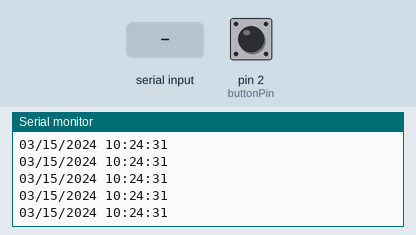
Simulated run of this sketch. Board: Arduino Uno, built with avr-gcc and run on an emulated ATmega328P. Parts: the last lines printed to the serial monitor. Inputs (shaded band) come from the test bench; at power-on: pin 2 (buttonPin) LOW. The local clock reads 2024-03-15 10:24:30 at power-on unless the sketch sets it.

Above: at 1.2 s.
1.3 s: pin 2 (buttonPin) pulled HIGH for 1 s
At 2.6 s:
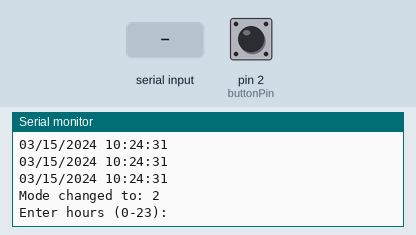
3.8 s: "90,45,200\n" received over Serial
At 5.13 s:
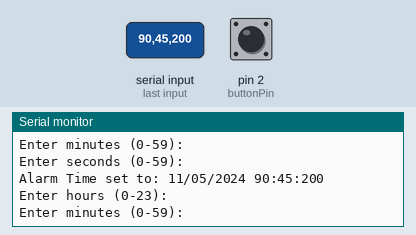
5.3 s: "30,150,10\n" received over Serial
At 7.3 s:
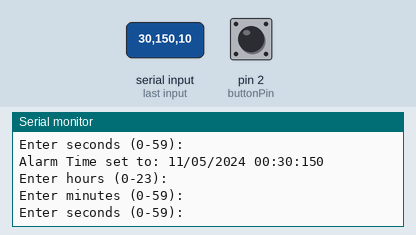

Measured:
- after the input at 1.3 s, the serial monitor: prints a new line after 0.30 s (image 1)
- after the input at 3.8 s, the serial monitor: prints a new line at once (image 2)
- after the input at 5.3 s, the serial monitor: prints a new line at once (image 3)

The sketch:

watch-ing.ino
```cpp
#include <RtcDS1302.h>

// 핀 연결 설정
// DS1302 CLK/SCLK --> 5
// DS1302 DAT/IO --> 4
// DS1302 RST/CE --> 2
// DS1302 VCC --> 3.3v - 5v
// DS1302 GND --> GND

// DS1302 객체 설정
ThreeWire myWire(9, 8, 10); // IO, SCLK, CE
RtcDS1302<ThreeWire> Rtc(myWire);

// 버튼 핀 설정
const int buttonPin = 2; // 버튼 핀 번호
int buttonState = 0;     // 버튼 상태
int lastButtonState = 0; // 이전 버튼 상태
unsigned long lastDebounceTime = 0; // 마지막 디바운스 시간
unsigned long debounceDelay = 200;  // 디바운스 시간 (200ms)

// 모드 변수
int mode = 1; // 1: 현재 시간, 2: 알람 설정, 3: 남은 시간

// 알람 시간 변수
RtcDateTime alarmTime(2024, 11, 5, 0, 0, 0); // 기본 알람 시간 (초기 값)
int alarmHour = 0;
int alarmMinute = 0;
int alarmSecond = 0;
bool alarmSet = false; // 알람 시간 설정 여부

void setup() {
    Serial.begin(9600);
    pinMode(buttonPin, INPUT);

    Rtc.Begin();

    // RTC 초기화 및 확인
    RtcDateTime compiled = RtcDateTime(__DATE__, __TIME__);
    if (!Rtc.IsDateTimeValid()) {
        Serial.println("RTC lost confidence in the DateTime!");
        Rtc.SetDateTime(compiled);
    }

    if (Rtc.GetIsWriteProtected()) {
        Serial.println("RTC was write protected, enabling writing now");
        Rtc.SetIsWriteProtected(false);
    }

    if (!Rtc.GetIsRunning()) {
        Serial.println("RTC was not actively running, starting now");
        Rtc.SetIsRunning(true);
    }
}

void loop() {
    // 버튼 상태 체크
    int reading = digitalRead(buttonPin);

    // 버튼 상태 변화 감지
    if (reading != lastButtonState) {
        lastDebounceTime = millis(); // 상태 변화가 있으면 시간을 기록
    }

    // 디바운스 시간 이후에만 버튼 상태 확인
    if ((millis() - lastDebounceTime) > debounceDelay) {
        if (reading != buttonState) {
            buttonState = reading;

            // 버튼이 눌렸을 때 (HIGH로 변할 때)
            if (buttonState == HIGH) {
                mode = (mode % 3) + 1; // 모드 변경
                Serial.print("Mode changed to: ");
                Serial.println(mode);
            }
        }
    }

    lastButtonState = reading;

    // 모드에 따른 동작
    switch (mode) {
        case 1:
            printCurrentTime();
            break;
        case 2:
            setAlarmTime();
            break;
        case 3:
            printTimeDifference();
            break;
    }
}

// 현재 시간 출력 함수
void printCurrentTime() {
    RtcDateTime now = Rtc.GetDateTime();
    printDateTime(now);
    Serial.println();
}

// 알람 시간 설정 함수 (초까지 입력 받음)
void setAlarmTime() {
    Serial.println("Enter hours (0-23):");
    while (Serial.available() == 0) {}  // 입력이 있을 때까지 기다림
    alarmHour = Serial.parseInt();  // 시 입력 받기

    Serial.println("Enter minutes (0-59):");
    while (Serial.available() == 0) {}  // 입력이 있을 때까지 기다림
    alarmMinute = Serial.parseInt();  // 분 입력 받기

    Serial.println("Enter seconds (0-59):");
    while (Serial.available() == 0) {}  // 입력이 있을 때까지 기다림
    alarmSecond = Serial.parseInt();  // 초 입력 받기

    // 알람 시간 설정
    alarmTime = RtcDateTime(2024, 11, 5, alarmHour, alarmMinute, alarmSecond);
    alarmSet = true;

    // 설정된 알람 시간 출력
    Serial.print("Alarm Time set to: ");
    printDateTime(alarmTime);
    Serial.println();
}

// 알람 시간과 현재 시간의 차이를 계산하여 출력 (모드 3)
void printTimeDifference() {
    if (!alarmSet) {
        Serial.println("Alarm time not set yet!");
        return;
    }

    RtcDateTime now = Rtc.GetDateTime();
    long currentTimeInSeconds = now.Hour() * 3600 + now.Minute() * 60 + now.Second();
    long alarmTimeInSeconds = alarmTime.Hour() * 3600 + alarmTime.Minute() * 60 + alarmTime.Second();

    long remainingTimeInSeconds = alarmTimeInSeconds - currentTimeInSeconds;

    if (remainingTimeInSeconds < 0) {
        remainingTimeInSeconds += 24 * 3600;  // 알람 시간이 지나면 24시간을 더하여 표시
    }

    // 남은 시간 계산
    long hoursLeft = remainingTimeInSeconds / 3600;
    remainingTimeInSeconds %= 3600;  // 시간을 빼고 나서 남은 초에서 분을 계산

    long minutesLeft = remainingTimeInSeconds / 60;
    long secondsLeft = remainingTimeInSeconds % 60;

    // 시간, 분, 초 출력
    Serial.print("Time remaining to alarm: ");
    char timestring[9];
    snprintf_P(timestring, sizeof(timestring), PSTR("%02u:%02u:%02u"),
               hoursLeft, minutesLeft, secondsLeft);
    Serial.println(timestring);
}

// 날짜 및 시간 출력 함수
void printDateTime(const RtcDateTime& dt) {
    char datestring[26];
    snprintf_P(datestring, countof(datestring),
               PSTR("%02u/%02u/%04u %02u:%02u:%02u"),
               dt.Month(), dt.Day(), dt.Year(),
               dt.Hour(), dt.Minute(), dt.Second());
    Serial.print(datestring);
}

#define countof(a) (sizeof(a) / sizeof(a[0]))
```
